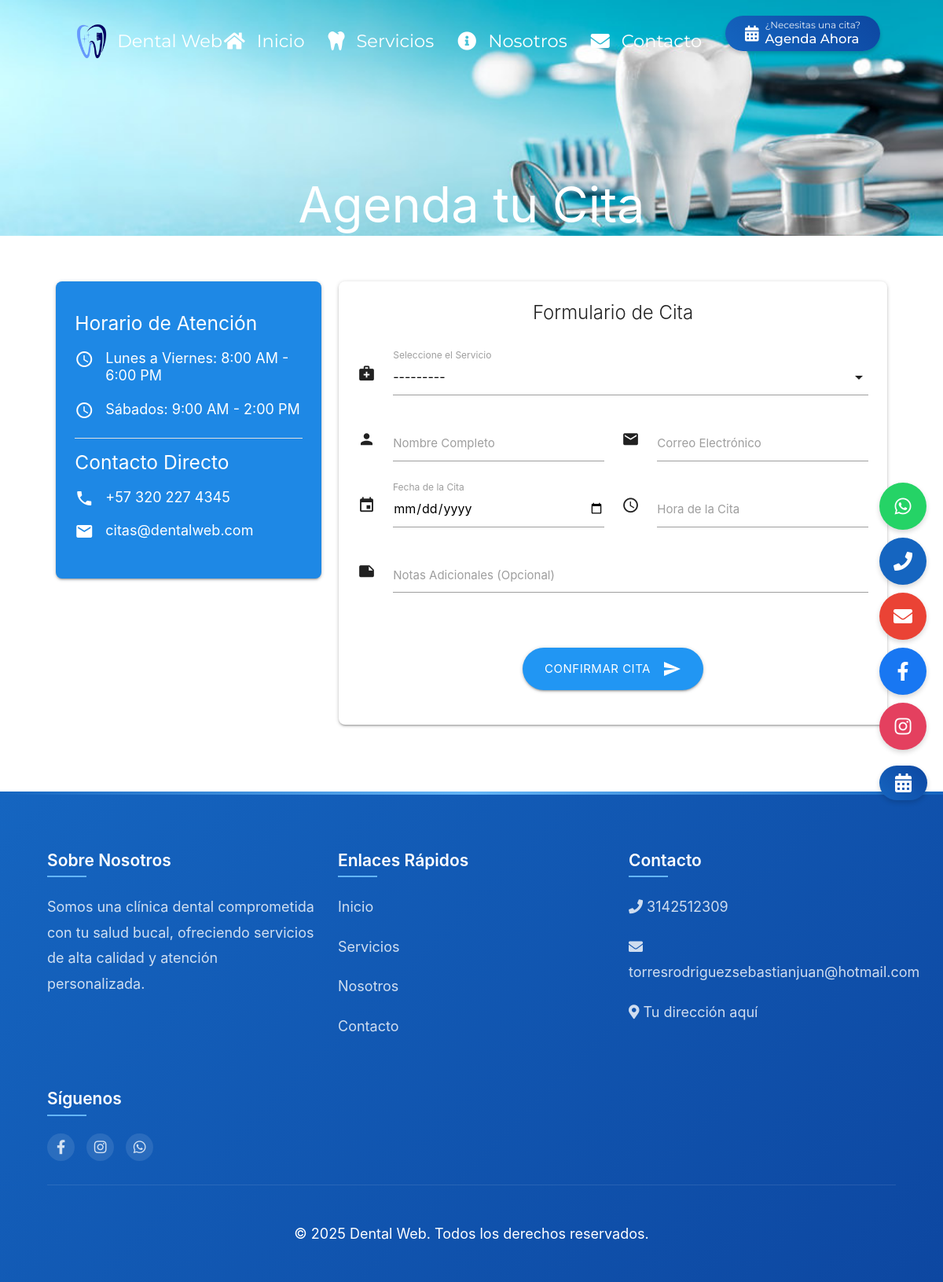
Screenshot of /agendar-cita/ with the database file from the repository.
### dentalApp/models.py (models this page shows, shortened)
class SocialMediaSettings(models.Model):
    whatsapp_number = models.CharField(max_length=20, help_text="Formato: 573202274345")
    phone_number = models.CharField(max_length=20, help_text="Formato: +573202274345")
    email = models.EmailField()
    facebook_url = models.URLField(verbose_name="URL de Facebook")
    instagram_url = models.URLField(verbose_name="URL de Instagram")
    is_whatsapp_active = models.BooleanField(default=True)
    is_phone_active = models.BooleanField(default=True)
    is_email_active = models.BooleanField(default=True)
    is_facebook_active = models.BooleanField(default=True)
    is_instagram_active = models.BooleanField(default=True)
    class Meta:
        verbose_name = "Configuración de Redes Sociales"
        verbose_name_plural = "Configuración de Redes Sociales"

### dentalApp/views.py (the view, shortened to what this page needs)
# urls.py: path('agendar-cita/', AppointmentCreateView.as_view(), name='agendar_cita'),
class AppointmentCreateView(BaseContextMixin, CreateView):
    model = Appointment
    form_class = AppointmentForm
    template_name = 'dentalApp/appointment_form.html'
    success_url = reverse_lazy('lista_citas')

### dentalApp/templates/dentalApp/appointment_form.html (shortened to what this page needs)
{% extends 'dentalApp/base.html' %}
{% load static %}
{% block content %}
<div class="parallax-container">
    <div class="parallax">
        <img src="{% static 'images/banner2.jpg' %}">
    </div>
    <div class="container">
        <nav class="transparent-nav" style="margin-top: 20px;">
            <div class="nav-wrapper">
                <a href="{% url 'HomePageView' %}" class="brand-logo">
                    <img src="{% static 'images/logo.png' %}" alt="Logo" class="responsive-img">
                    Dental Web
                </a>
                <ul class="right hide-on-med-and-down">
                    <li><a href="{% url 'HomePageView' %}"><i class="fas fa-home left"></i>Inicio</a></li>
                    <li>
                        <a href="{% url 'ServiceListView' %}">
                            <i class="fas fa-tooth left"></i>Servicios
                        </a>
                    </li>
                    <li><a href="{% url 'about' %}"><i class="fas fa-info-circle left"></i>Nosotros</a></li>
                    <li><a href="{% url 'contact' %}"><i class="fas fa-envelope left"></i>Contacto</a></li>
                    <li>
                        <a href="{% url 'agendar_cita' %}" class="btn-appointment waves-effect waves-light">
                            <i class="fas fa-calendar-alt"></i>
                            <div class="btn-content">
                                <span class="btn-label">¿Necesitas una cita?</span>
                                <span class="btn-text">Agenda Ahora</span>
                            </div>
                        </a>
                    </li>
                </ul>
            </div>
        </nav>
        <div class="center-align white-text" style="padding-top: 100px;">
            <h1>Agenda tu Cita</h1>
        </div>
    </div>
</div>
<div class="section white">
    <div class="container">
        <div class="row">
            <div class="col s12 m4">
                <div class="card-panel blue darken-1 white-text">
                    <h5>Horario de Atención</h5>
                    <ul class="collection transparent border-none">
                        <li class="collection-item transparent white-text">
                            <i class="material-icons left">schedule</i>
                            Lunes a Viernes: 8:00 AM - 6:00 PM
                        </li>
                        <li class="collection-item transparent white-text">
                            <i class="material-icons left">schedule</i>
                            Sábados: 9:00 AM - 2:00 PM
                        </li>
                    </ul>
                    <div class="divider"></div>
                    <h5>Contacto Directo</h5>
                    <ul class="collection transparent border-none">
                        <li class="collection-item transparent white-text">
                            <i class="material-icons left">phone</i>
                            +57 320 227 4345
                        </li>
                        <li class="collection-item transparent white-text">
                            <i class="material-icons left">email</i>
                            citas@dentalweb.com
                        </li>
                    </ul>
                </div>
            </div>
            <div class="col s12 m8">
                <div class="card">
                    <div class="card-content">
                        <span class="card-title center-align">Formulario de Cita</span>
                        <form method="post" class="appointment-form">
                            <div class="row">
                                <div class="input-field col s12">
                                    <i class="material-icons prefix">medical_services</i>
                                    <label for="{{ form.service.id_for_label }}">Seleccione el Servicio</label>
                                </div>
                                <div class="input-field col s12 m6">
                                    <i class="material-icons prefix">person</i>
                                    {{ form.patient_name }}
                                    <label for="{{ form.patient_name.id_for_label }}">Nombre Completo</label>
                                </div>
                                <div class="input-field col s12 m6">
                                    <i class="material-icons prefix">email</i>
                                    {{ form.patient_email }}
                                    <label for="{{ form.patient_email.id_for_label }}">Correo Electrónico</label>
                                </div>
                                <div class="input-field col s12 m6">
                                    <i class="material-icons prefix">event</i>
                                    {{ form.appointment_date }}
                                    <label for="{{ form.appointment_date.id_for_label }}">Fecha de la Cita</label>
                                </div>
                                <div class="input-field col s12 m6">
                                    <i class="material-icons prefix">access_time</i>
                                    <input type="text" class="timepicker" id="{{ form.appointment_time.id_for_label }}"
                                           name="{{ form.appointment_time.name }}">
                                    <label for="{{ form.appointment_time.id_for_label }}">Hora de la Cita</label>
                                </div>
                                <div class="input-field col s12">
                                    <i class="material-icons prefix">note</i>
                                    <textarea id="notes" class="materialize-textarea"></textarea>
                                    <label for="notes">Notas Adicionales (Opcional)</label>
                                </div>
                            </div>
                            <div class="center-align">
                                <button type="submit" class="btn-large blue waves-effect waves-light">
                                    Confirmar Cita
                                    <i class="material-icons right">send</i>
                                </button>
                            </div>
                        </form>
                    </div>
                </div>
            </div>
        </div>
    </div>
</div>
{% endblock %}

### dentalApp/templates/dentalApp/base.html (shortened to what this page needs)
<!DOCTYPE html>
<html lang="es">
<head>
    {% load static %}
    <link rel="stylesheet" href="https://cdnjs.cloudflare.com/ajax/libs/materialize/1.0.0/css/materialize.min.css">
    <link rel="stylesheet" href="{% static 'css/styles.css' %}">
    <link rel="stylesheet" href="https://cdnjs.cloudflare.com/ajax/libs/font-awesome/5.15.4/css/all.min.css">
    <link rel="stylesheet" href="{% static 'css/styles.css' %}">
</head>
<body>
    <div class="floating-button-bar">
        {% if social_media.is_whatsapp_active %}
        <a href="https://wa.me/{{ social_media.whatsapp_number }}" class="floating-btn whatsapp waves-effect">
            <i class="fab fa-whatsapp"></i>
        </a>
        {% endif %}
        {% if social_media.is_phone_active %}
        <a href="tel:{{ social_media.phone_number }}" class="floating-btn phone waves-effect">
            <i class="fas fa-phone"></i>
        </a>
        {% endif %}
        {% if social_media.is_email_active %}
        <a href="mailto:{{ social_media.email }}" class="floating-btn email waves-effect">
            <i class="fas fa-envelope"></i>
        </a>
        {% endif %}
        {% if social_media.is_facebook_active %}
        <a href="{{ social_media.facebook_url }}" target="_blank" class="floating-btn facebook waves-effect">
            <i class="fab fa-facebook-f"></i>
        </a>
        {% endif %}
        {% if social_media.is_instagram_active %}
        <a href="{{ social_media.instagram_url }}" target="_blank" class="floating-btn instagram waves-effect">
            <i class="fab fa-instagram"></i>
        </a>
        {% endif %}
        <a href="{% url 'agendar_cita' %}" class="floating-btn appointment waves-effect">
            <i class="fas fa-calendar-alt"></i>
        </a>
    </div>
    <main class="mt-4 fade-in">
        {% block content %}{% endblock %}
    </main>
    <footer class="fade-in">
        <div class="container">
            <div class="footer-content">
                <div class="footer-section">
                    <h5>Sobre Nosotros</h5>
                    <p>Somos una clínica dental comprometida con tu salud bucal, ofreciendo servicios de alta calidad y atención personalizada.</p>
                </div>
                <div class="footer-section">
                    <h5>Enlaces Rápidos</h5>
                    <p><a href="{% url 'HomePageView' %}">Inicio</a></p>
                    <p><a href="{% url 'ServiceListView' %}">Servicios</a></p>
                    <p><a href="{% url 'about' %}">Nosotros</a></p>
                    <p><a href="{% url 'contact' %}">Contacto</a></p>
                </div>
                <div class="footer-section">
                    <h5>Contacto</h5>
                    <p><i class="fas fa-phone"></i> {{ social_media.phone_number }}</p>
                    <p><i class="fas fa-envelope"></i> {{ social_media.email }}</p>
                    <p><i class="fas fa-map-marker-alt"></i> Tu dirección aquí</p>
                </div>
                <div class="footer-section">
                    <h5>Síguenos</h5>
                    <div class="footer-social">
                        {% if social_media.is_facebook_active %}
                        <a href="{{ social_media.facebook_url }}" target="_blank"><i class="fab fa-facebook-f"></i></a>
                        {% endif %}
                        {% if social_media.is_instagram_active %}
                        <a href="{{ social_media.instagram_url }}" target="_blank"><i class="fab fa-instagram"></i></a>
                        {% endif %}
                        {% if social_media.is_whatsapp_active %}
                        <a href="https://wa.me/{{ social_media.whatsapp_number }}"><i class="fab fa-whatsapp"></i></a>
                        {% endif %}
                    </div>
                </div>
            </div>
            <div class="footer-bottom">
                <p>&copy; {% now "Y" %} Dental Web. Todos los derechos reservados.</p>
            </div>
        </div>
    </footer>
</body>
</html>

### rows the page displays
SocialMediaSettings: phone_number "3142512309", email "torresrodriguezsebastianjuan@hotmail.com"
